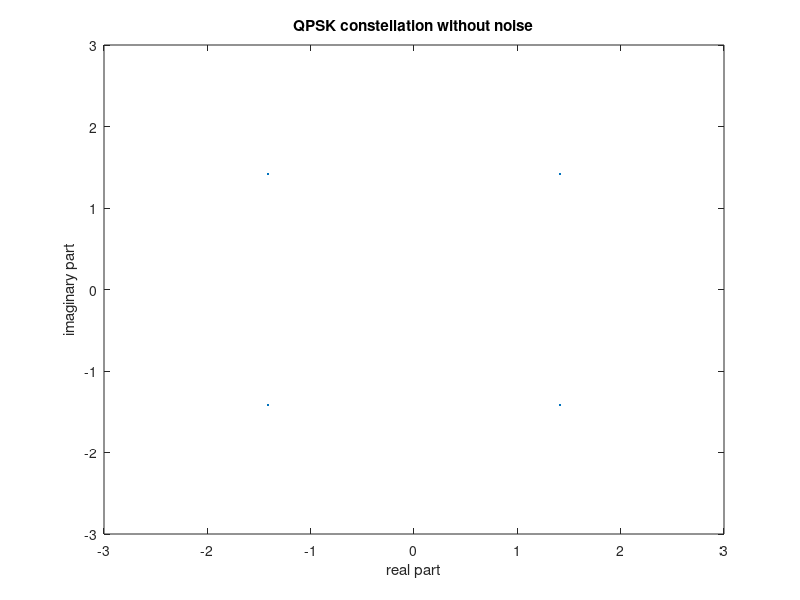

Reproduce this figure in MATLAB.
num_symbols = 1e4;
int_symbols = randi([1, 4], 1, num_symbols);
A = sqrt(2);
qpsk_symbols = zeros(size(int_symbols));
qpsk_symbols(int_symbols == 1) =   A + 1i*A;
qpsk_symbols(int_symbols == 2) =   A - 1i*A;
qpsk_symbols(int_symbols == 3) = - A + 1i*A;
qpsk_symbols(int_symbols == 4) = - A - 1i*A;
tx_sig = qpsk_symbols;

fh1 = figure;
plot_lims = [-3 3];
plot(real(qpsk_symbols), imag(qpsk_symbols), '.');
xlim(plot_lims);
ylim(plot_lims);
title('QPSK constellation without noise');
xlabel('real part');
ylabel('imaginary part');